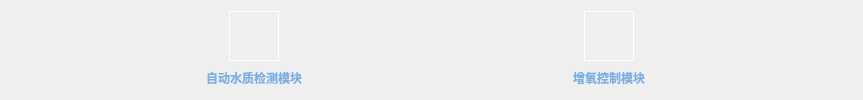
       <widget class="QWidget" name="widget_10" native="true">
        <layout class="QHBoxLayout" name="horizontalLayout_31">
         <item>
          <spacer name="horizontalSpacer_65">
           <property name="orientation">
            <enum>Qt::Horizontal</enum>
           </property>
           <property name="sizeHint" stdset="0">
            <size>
             <width>178</width>
             <height>20</height>
            </size>
           </property>
          </spacer>
         </item>
         <item>
          <layout class="QVBoxLayout" name="verticalLayout_16">
           <item>
            <layout class="QHBoxLayout" name="horizontalLayout_10">
             <item>
              <spacer name="horizontalSpacer_13">
               <property name="orientation">
                <enum>Qt::Horizontal</enum>
               </property>
               <property name="sizeHint" stdset="0">
                <size>
                 <width>40</width>
                 <height>20</height>
                </size>
               </property>
              </spacer>
             </item>
             <item>
              <widget class="myPoint" name="autoSZJCmodule" native="true">
               <property name="minimumSize">
                <size>
                 <width>50</width>
                 <height>50</height>
                </size>
               </property>
               <property name="maximumSize">
                <size>
                 <width>50</width>
                 <height>50</height>
                </size>
               </property>
               <property name="styleSheet">
                <string notr="true">border:1px solid white;</string>
               </property>
              </widget>
             </item>
             <item>
              <spacer name="horizontalSpacer_14">
               <property name="orientation">
                <enum>Qt::Horizontal</enum>
               </property>
               <property name="sizeHint" stdset="0">
                <size>
                 <width>40</width>
                 <height>20</height>
                </size>
               </property>
              </spacer>
             </item>
            </layout>
           </item>
           <item>
            <widget class="QLabel" name="label_2">
             <property name="styleSheet">
              <string notr="true">QLabel
{
color: rgb(122,175,227);
font: 13pt &quot;楷体&quot;;
font-weight:bold;
}</string>
             </property>
             <property name="text">
              <string>自动水质检测模块</string>
             </property>
             <property name="alignment">
              <set>Qt::AlignCenter</set>
             </property>
            </widget>
           </item>
          </layout>
         </item>
         <item>
          <spacer name="horizontalSpacer_71">
           <property name="orientation">
            <enum>Qt::Horizontal</enum>
           </property>
           <property name="sizeHint" stdset="0">
            <size>
             <width>40</width>
             <height>20</height>
            </size>
           </property>
          </spacer>
         </item>
         <item>
          <spacer name="horizontalSpacer_66">
           <property name="orientation">
            <enum>Qt::Horizontal</enum>
           </property>
           <property name="sizeHint" stdset="0">
            <size>
             <width>179</width>
             <height>20</height>
            </size>
           </property>
          </spacer>
         </item>
         <item>
          <layout class="QVBoxLayout" name="verticalLayout_17">
           <item>
            <layout class="QHBoxLayout" name="horizontalLayout_11">
             <item>
              <spacer name="horizontalSpacer_15">
               <property name="orientation">
                <enum>Qt::Horizontal</enum>
               </property>
               <property name="sizeHint" stdset="0">
                <size>
                 <width>40</width>
                 <height>20</height>
                </size>
               </property>
              </spacer>
             </item>
             <item>
              <widget class="myPoint" name="ZYKZmodule" native="true">
               <property name="minimumSize">
                <size>
                 <width>50</width>
                 <height>50</height>
                </size>
               </property>
               <property name="maximumSize">
                <size>
                 <width>50</width>
                 <height>50</height>
                </size>
               </property>
               <property name="styleSheet">
                <string notr="true">border:1px solid white;</string>
               </property>
              </widget>
             </item>
             <item>
              <spacer name="horizontalSpacer_16">
               <property name="orientation">
                <enum>Qt::Horizontal</enum>
               </property>
               <property name="sizeHint" stdset="0">
                <size>
                 <width>40</width>
                 <height>20</height>
                </size>
               </property>
              </spacer>
             </item>
            </layout>
           </item>
           <item>
            <widget class="QLabel" name="label_3">
             <property name="styleSheet">
              <string notr="true">QLabel
{
color: rgb(122,175,227);
font: 13pt &quot;楷体&quot;;
font-weight:bold;
}</string>
             </property>
             <property name="text">
              <string>增氧控制模块</string>
             </property>
             <property name="alignment">
              <set>Qt::AlignCenter</set>
             </property>
            </widget>
           </item>
          </layout>
         </item>
         <item>
          <spacer name="horizontalSpacer_67">
           <property name="orientation">
            <enum>Qt::Horizontal</enum>
           </property>
           <property name="sizeHint" stdset="0">
            <size>
             <width>178</width>
             <height>20</height>
            </size>
           </property>
          </spacer>
         </item>
        </layout>
       </widget>
